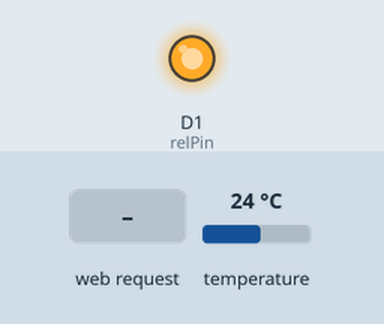
Simulated run of this sketch. Board: ESP8266 (NodeMCU). Parts: output pins drawn as LEDs (lit = HIGH). The test bench sets the inputs (shaded band); at power-on: temperature 24 °C. WiFi joins after 1.5 s; servers stay silent unless stated; what the sketch prints to the serial monitor is not drawn.

Above: at 7.7 s.
7.8 s: HTTP request GET /Relay=ON received
At 10.0 s:
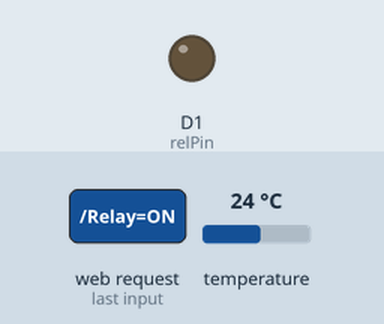
10.8 s: HTTP request GET /Relay=OFF received
At 13.5 s:
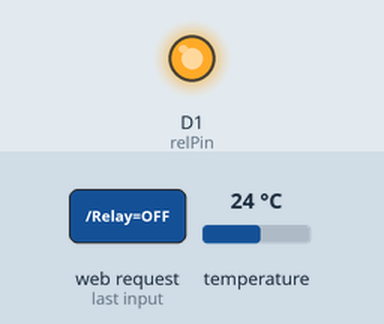
Timing chart, 0 to 15.0 s (numbered marks = the images above; inputs shaded):
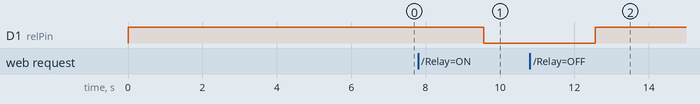

Measured:
- after the input at 7.8 s, D1 (relPin): HIGH → LOW after 1.8 s
- after the input at 10.8 s, D1 (relPin): LOW → HIGH after 1.8 s

The sketch:

WiFi_Rozetka_with_temp.ino
```cpp
#include <ESP8266WiFi.h>
#include <DallasTemperature.h>
#include <OneWire.h>

//подключаемся к сети
const char* ssid = "DAP-1360-sw";//type your ssid
const char* password = "88888888";//type your password
const int relPin = D1; // GPIO5 of ESP8266
// веб-сервер на порте 80:
WiFiServer server(80);

// Провод данных подключен к контакту D2 на ESP8266 12-E (GPIO4)
#define ONE_WIRE_BUS 4

// создаем экземпляр класса oneWire; с его помощью
// можно коммуницировать с любыми девайсами, работающими
// через интерфейс 1-Wire, а не только с температурными датчиками
// от компании Maxim/Dallas:
OneWire oneWire(ONE_WIRE_BUS);

// передаем объект oneWire объекту DS18B20:
DallasTemperature DS18B20(&oneWire);
char temperatureCString[6];
char temperatureFString[6];


void setup() {
Serial.begin(115200);
delay(10);
pinMode(relPin, OUTPUT);
digitalWrite(relPin, HIGH);

DS18B20.begin(); // по умолчанию разрешение датчика – 9-битное;
                   // если у вас какие-то проблемы, его имеет смысл
                   // поднять до 12 бит; если увеличить задержку,
                   // это даст датчику больше времени на обработку
                   // температурных данных

// Connect to WiFi network
Serial.println();
Serial.println();
Serial.print("Connecting to ");
Serial.println(ssid);

WiFi.hostname("WiFiRozetka");
WiFi.begin(ssid, password);

while (WiFi.status() != WL_CONNECTED) {
delay(500);
Serial.print(".");
}
Serial.println("");
Serial.println("WiFi connected");

// Start the server
server.begin();
Serial.println("Server started");
delay(5000);
// Print the IP address
Serial.print("Use this URL to connect: ");
Serial.print("http://");
Serial.print(WiFi.localIP());
Serial.println("/");
}

void loop() {
// Check if a client has connected
WiFiClient client = server.available();
if (!client) {
return;
}

// Wait until the client sends some data
Serial.println("new client");
while(!client.available()){
delay(1);
}

// Read the first line of the request
String request = client.readStringUntil('\r');
Serial.println(request);
client.flush();

      // Match the request
      // запрашиваем sensor.requestTemperatures() для получения глобальной температуры
      // запрос всех устройств на шине
Serial.print(" Запрашиваем температуру...");
DS18B20.requestTemperatures(); // Отправляем команды для получения температуры
Serial.println("DONE");
Serial.print("Температура: ");
  float Temp = DS18B20.getTempCByIndex(0);// Почему "byIndex"?
   // У вас может быть несколько IC на одной шине.
    // 0 относится к первой IC
  Serial.println(Temp);
   delay(1000);
int value = HIGH;
if (request.indexOf("/Relay=OFF") != -1) {
digitalWrite(relPin, HIGH);
value = HIGH;
}
if (request.indexOf("/Relay=ON") != -1){
digitalWrite(relPin, LOW);
value = LOW;
}
// Return the response
client.println("HTTP/1.1 200 OK");
client.println("Content-Type: text/html");
client.println(""); //  do not forget this one
client.println("<!DOCTYPE HTML>");
client.println("<html>");
//client.println("<head><meta name=\"viewport\" content=\"width=device-width, initial-scale=1.0, user-scalable=no\">");
//client.println("<meta http-equiv=\"refresh\" content=\"10\" >");
client.print("<style>");
client.print("html {font-family: Helvetica; font-size: 2em; display: inline-block; margin: 0px auto; text-align: center;}");
client.print("body {background:#e9fbe8; margin-top: 50px;} h1{color: #444444; margin: 50px auto 30px;}");
client.print(".temperature{color: #f39c12;}");
client.print(".temperature-icon{background-color: #f39c12;}");
client.print(".temperature-text{font-size: 3em;}");
client.print(".superscript{font-size: 0.5em;font-weight: 600;position: absolute;}");
client.print(".data{padding: 5%;}");
client.print("button {font-size: 4em; border-radius: 30%; transition-duration: 0.4s;}");
client.print(".but_on {background-color: white; color: black; border-color: #00ff00;}");
client.print(".but_on:hover {background-color: #c4ffd2; color: white;}");
client.print(".but_off {background-color: white; color: black; border-color: #ff0000;}");
client.print(".but_off:hover {background-color: #ffc4c4; color: white;}");
client.println("</style>");
client.println("<title>Wifi Rozetka</title>");
client.println("</head>");
client.println("<body>");
client.println("<h1>WiFi Rozetka</h1>");

client.print("Status now: ");
if(value == HIGH) {
client.print("Off<br>");
} else {
client.print("On<br>");
}
client.println("<div class=\"data\">");
client.println("<a href=\"/Relay=ON\"><button class=\"but_on\">ON</button></a>");
client.println("<a href=\"/Relay=OFF\"><button class=\"but_off\">OFF</button></a></div>");

client.println("<h2>Temperature</h2>");
client.print("<div class=\"temperature-icon\">");
client.print("<svg version=\"1.1\" id=\"Layer_1\" xmlns=\"http://www.w3.org/2000/svg\" xmlns:xlink=\"http://www.w3.org/1999/xlink\" x=\"0px\" y=\"0px\"");
client.print("width=\"9.915px\" height=\"22px\" viewBox=\"0 0 9.915 22\" enable-background=\"new 0 0 9.915 22\" xml:space=\"preserve\">");
client.print("<path fill=\"#FFFFFF\" d=\"M3.498,0.53c0.377-0.331,0.877-0.501,1.374-0.527C5.697-0.04,6.522,0.421,6.924,1.142");
client.print("c0.237,0.399,0.315,0.871,0.311,1.33C7.229,5.856,7.245,9.24,7.227,12.625c1.019,0.539,1.855,1.424,2.301,2.491");
client.print("c0.491,1.163,0.518,2.514,0.062,3.693c-0.414,1.102-1.24,2.038-2.276,2.594c-1.056,0.583-2.331,0.743-3.501,0.463");
client.print("c-1.417-0.323-2.659-1.314-3.3-2.617C0.014,18.26-0.115,17.104,0.1,16.022c0.296-1.443,1.274-2.717,2.58-3.394");
client.print("c0.013-3.44,0-6.881,0.007-10.322C2.674,1.634,2.974,0.955,3.498,0.53z\"/>");
client.print("</svg>");
client.print("</div>");

client.println("<div class=\"temperature temperature-text\">");
client.print(Temp);
client.print("<span class=\"superscript\">&deg;C</span></div>");
client.println("</body></html>");
delay(1);
Serial.println("Client disconnected");
Serial.println("");
}
```
